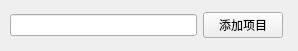
<?xml version="1.0" encoding="UTF-8"?>
<ui version="4.0">
 <class>projectDlg</class>
 <widget class="QWidget" name="projectDlg">
  <property name="geometry">
   <rect>
    <x>0</x>
    <y>0</y>
    <width>298</width>
    <height>51</height>
   </rect>
  </property>
  <property name="windowTitle">
   <string>项目信息</string>
  </property>
  <widget class="QWidget" name="layoutWidget">
   <property name="geometry">
    <rect>
     <x>10</x>
     <y>10</y>
     <width>273</width>
     <height>31</height>
    </rect>
   </property>
   <layout class="QHBoxLayout" name="horizontalLayout">
    <item>
     <widget class="QLineEdit" name="editProjectName"/>
    </item>
    <item>
     <widget class="QPushButton" name="btnProjectName">
      <property name="text">
       <string>添加项目</string>
      </property>
     </widget>
    </item>
   </layout>
  </widget>
 </widget>
 <resources/>
 <connections/>
</ui>
